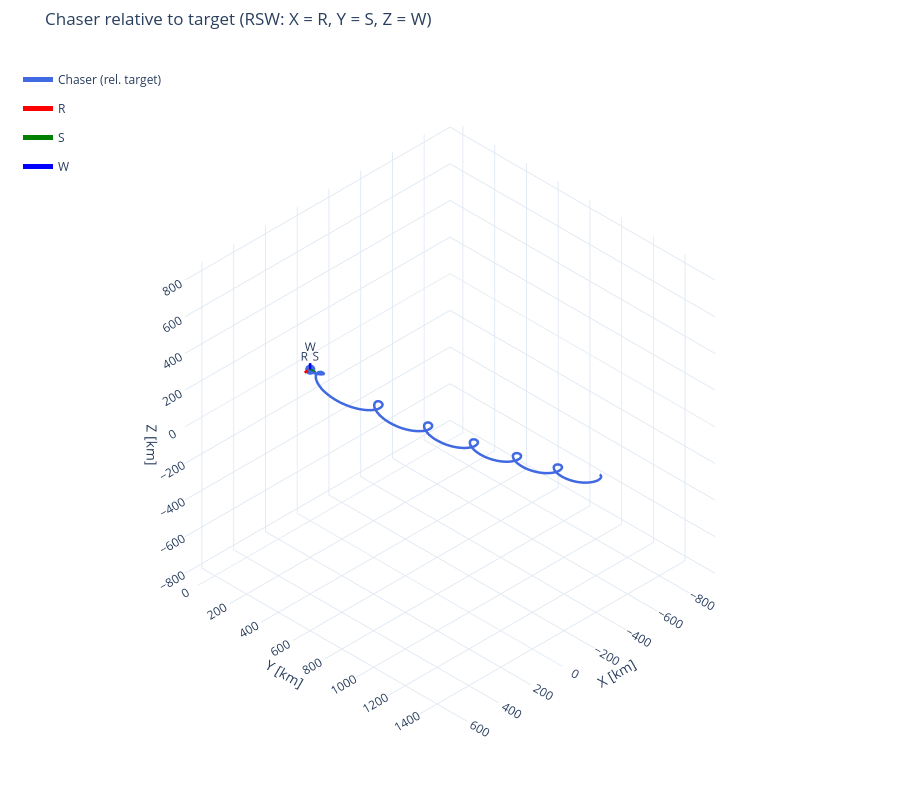

Here is the notebook cell this chart was saved with:
### Code cell
# 3D view of the chaser in the target's RSW frame (plot X/Y/Z = R/S/W), target at the origin
# Zoom on HCW: m = ts_rsw >= next(t_b for t_b, name in burns_tl if name.startswith("HCW"))
m = np.ones_like(ts_rsw, dtype=bool)
r_rel_rsw = rv_rsw[m, 0:3]
ts_rel = ts_rsw[m]

axis_len = 0.01 * norm(r_rel_rsw, axis=1).max()  # [m]
rsw_axes = [
    {
        "direction": [1, 0, 0],
        "length": axis_len,
        "name": "R",
        "color": "red",
        "label": True,
    },
    {
        "direction": [0, 1, 0],
        "length": axis_len,
        "name": "S",
        "color": "green",
        "label": True,
    },
    {
        "direction": [0, 0, 1],
        "length": axis_len,
        "name": "W",
        "color": "blue",
        "label": True,
    },
]

burn_points = [
    {"name": "Target", "location": np.zeros(3), "color": "black", "symbol": "x"}
]
for t_b, name in burns_tl:
    if t_b >= ts_rel[0]:
        k = np.argmin(np.abs(ts_rel - t_b))
        burn_points.append(
            {"name": name, "location": r_rel_rsw[k], "color": "orange", "size": 4}
        )
burn_points = []
fig_rsw_3d = plot_3d(
    r_rel_rsw[-10000::5],
    ts_rel[-10000::5],
    labels="Chaser (rel. target)",
    trace_colors="royalblue",
    title="Chaser relative to target (RSW: X = R, Y = S, Z = W)",
    vectors=rsw_axes,
    points=burn_points,
    scale=KM_TO_M,  # inputs in m, displayed in km
    units="km",
)

### Figure 1 — Plotly figure (JSON) as saved in the notebook; plotly's stock layout.template omitted (floating-point values rounded to 4 significant figures; data arrays with more than 128 entries replaced by an {"elided": "..."} marker saying what was removed)
{"data": [{"legendgroup": "Chaser (rel. target)", "line": {"color": "royalblue", "width": 5}, "mode": "lines", "name": "Chaser (rel. target)", "type": "scatter3d", "x": {"elided": "2000 float values"}, "y": {"elided": "2000 float values"}, "z": {"elided": "2000 float values"}}, {"legendgroup": "Chaser (rel. target)", "marker": {"color": "royalblue", "size": 6}, "mode": "markers", "name": "Chaser (rel. target) End", "showlegend": false, "type": "scatter3d", "x": [-0.0002435], "y": [0.07168], "z": [-3.783e-05]}, {"legendgroup": "vector-2", "line": {"color": "red", "width": 5}, "mode": "lines+text", "name": "R", "text": ["", "R"], "textposition": "top center", "type": "scatter3d", "x": [0, 34.82], "y": [0, 0], "z": [0, 0]}, {"anchor": "tip", "colorscale": [[0, "red"], [1, "red"]], "hoverinfo": "skip", "legendgroup": "vector-2", "name": "R arrowhead", "showlegend": false, "showscale": false, "sizemode": "absolute", "sizeref": 2.089, "type": "cone", "u": [1], "v": [0], "w": [0], "x": [34.82], "y": [0], "z": [0]}, {"legendgroup": "vector-4", "line": {"color": "green", "width": 5}, "mode": "lines+text", "name": "S", "text": ["", "S"], "textposition": "top center", "type": "scatter3d", "x": [0, 0], "y": [0, 34.82], "z": [0, 0]}, {"anchor": "tip", "colorscale": [[0, "green"], [1, "green"]], "hoverinfo": "skip", "legendgroup": "vector-4", "name": "S arrowhead", "showlegend": false, "showscale": false, "sizemode": "absolute", "sizeref": 2.089, "type": "cone", "u": [0], "v": [1], "w": [0], "x": [0], "y": [34.82], "z": [0]}, {"legendgroup": "vector-6", "line": {"color": "blue", "width": 5}, "mode": "lines+text", "name": "W", "text": ["", "W"], "textposition": "top center", "type": "scatter3d", "x": [0, 0], "y": [0, 0], "z": [0, 34.82]}, {"anchor": "tip", "colorscale": [[0, "blue"], [1, "blue"]], "hoverinfo": "skip", "legendgroup": "vector-6", "name": "W arrowhead", "showlegend": false, "showscale": false, "sizemode": "absolute", "sizeref": 2.089, "type": "cone", "u": [0], "v": [0], "w": [1], "x": [0], "y": [0], "z": [34.82]}], "layout": {"height": 800, "legend": {"bgcolor": "rgba(0,0,0,0)", "borderwidth": 0, "x": 0.02, "y": 0.98}, "margin": {"b": 0, "l": 0, "r": 0, "t": 50}, "scene": {"aspectmode": "cube", "camera": {"eye": {"x": 1.732, "y": 1.732, "z": 1.732}, "projection": {"type": "orthographic"}, "up": {"x": 0, "y": 0, "z": 1}}, "xaxis": {"range": [-962.9, 707.9], "title": {"text": "X [km]"}}, "yaxis": {"range": [-81.61, 1589.0], "title": {"text": "Y [km]"}}, "zaxis": {"range": [-825.4, 845.4], "title": {"text": "Z [km]"}}}, "title": {"text": "Chaser relative to target (RSW: X = R, Y = S, Z = W)"}}}
